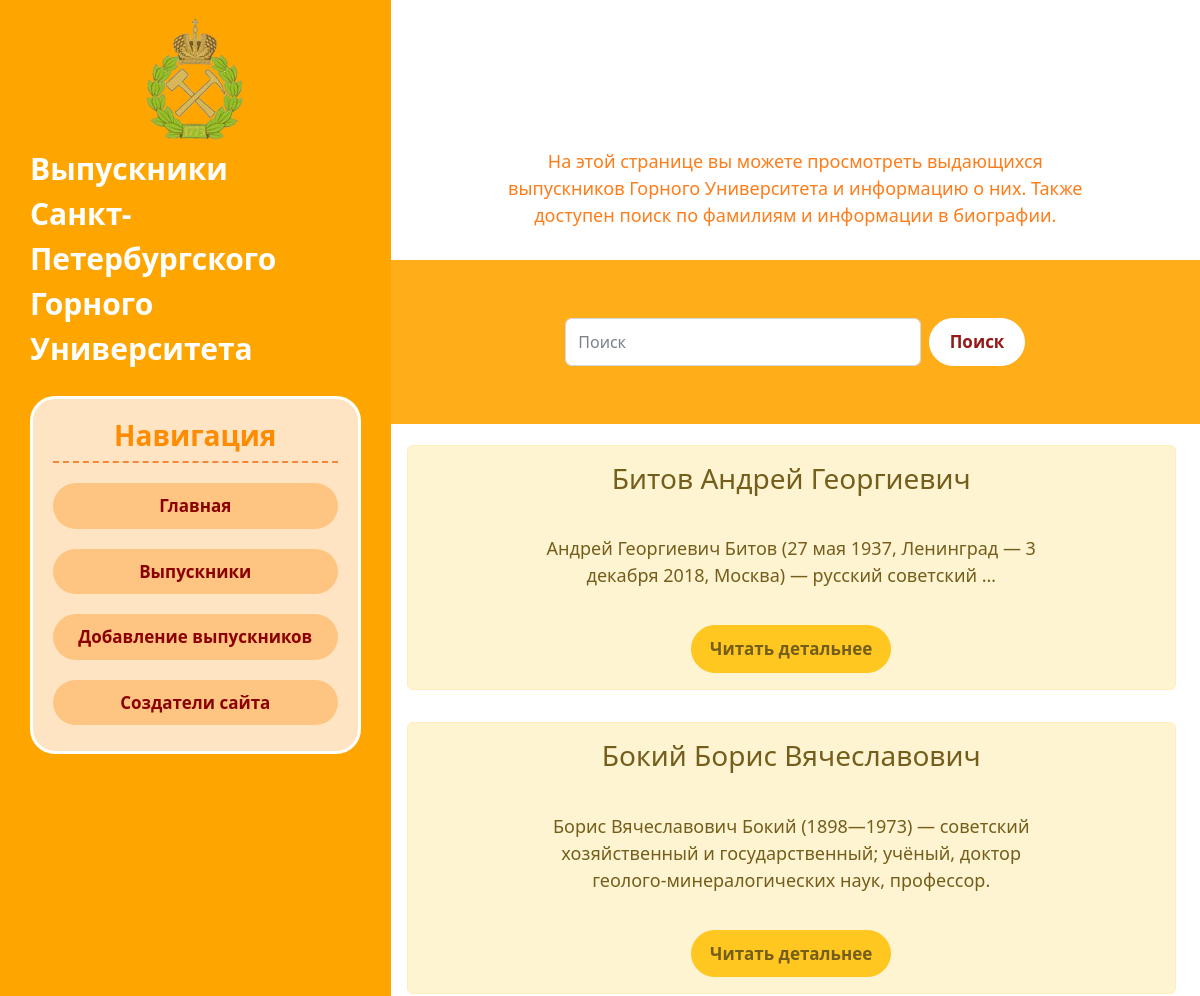
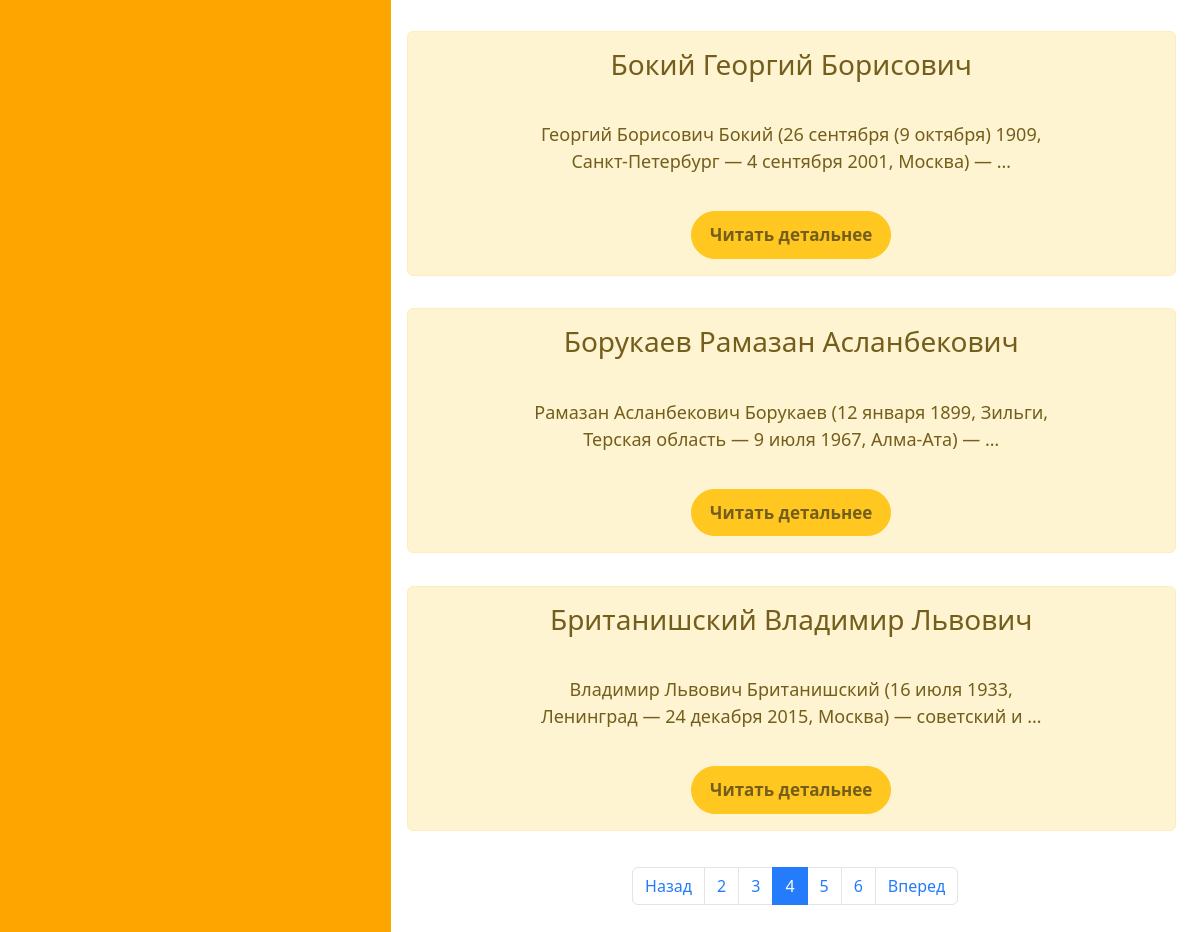
Page /columns_list/?page=4 on the committed database (2 pictures, top to bottom).
### columns_list/models.py (models this page shows, shortened)
class Columns(models.Model):
    title = models.CharField('ФИО', max_length=100, db_index=True, unique=True)
    link = models.CharField('Ссылка', max_length=250)
    info = models.TextField('Краткая информация', db_index=True)
    photo = models.TextField('Фотография', db_index=True)
    class Meta:
        verbose_name = 'Выпускник'
        verbose_name_plural = 'Выпускники'
        ordering = ['title']

### columns_list/views.py (the view)
# urls.py: path('', views.columns_list_home, name='columns_list_home'),
def columns_list_home(request):
    search_query = request.GET.get('search', '')
    if search_query:
        cols = Columns.objects.filter(Q(title__icontains=search_query) | Q(info__icontains=search_query))
    else:
        cols = Columns.objects.order_by('title')
    paginator = Paginator(cols, 5)
    page_number = request.GET.get('page', 1)
    page = paginator.get_page(page_number)
    is_paginated = page.has_other_pages()
    if page.has_previous():
        prev_url = '?page={}'.format(page.previous_page_number())
    else:
        prev_url = ''
    if page.has_next():
        next_url = '?page={}'.format(page.next_page_number())
    else:
        next_url = ''
    context = {
        'page_object': page,
        'is_paginated': is_paginated,
        'next_url': next_url,
        'prev_url': prev_url
    }
    return render(request, 'columns_list/columns_list.html', context=context)

### columns_list/templates/columns_list/columns_list.html (shortened to what this page needs)
{% extends 'main_page/layout.html' %}
{% block content %}
    <div class="features" style="display: flex; flex-direction: column;">
        <p>На этой странице вы можете просмотреть выдающихся выпускников Горного Университета и информацию о них. Также
            доступен поиск по фамилиям и информации в биографии.</p>
        <nav class="navbar">
            <div class="container-fluid">
                <form class="d-flex" action="{% url 'columns_list_home' %}">
                    <input class="form-control me-2" type="search" placeholder="Поиск" aria-label="Search"
                           name="search">
                    <button class="btn btn-outline-success" type="submit">Поиск</button>
                </form>
            </div>
        </nav>
        <div class="pages">
            {% if page_object %}
                {% for el in page_object.object_list %}
                    <div class="alert alert-warning">
                        <h3>{{ el.title }}</h3>
                        <p>{{ el.info|truncatewords:15 }}</p>
                        <a href="{% url 'column_detail' el.id %}" class="btn btn-warning">Читать детальнее</a>
                    </div>
                {% endfor %}
            {% else %}
                <p>Выпускников не найдено</p>
            {% endif %}
        </div>
        {% if is_paginated %}
            <nav class="pagi" aria-label="...">
                <ul class="pagination">
                    <li class="page-item {% if not prev_url %} disabled {% endif %}">
                        <a class="page-link" href="{{ prev_url }}" tabindex="-1">Назад</a>
                    </li>
                    {% for n in page_object.paginator.page_range %}
                        {% if page_object.number == n %}
                            <li class="page-item active" aria-current="page">
                                <a class="page-link" href="?page={{ n }}">{{ n }}</a>
                            </li>
                        {% elif n > page_object.number|add:-3 and n < page_object.number|add:3 %}
                            <li class="page-item">
                                <a class="page-link" href="?page={{ n }}">{{ n }}</a>
                            </li>
                        {% endif %}
                    {% endfor %}
                    <li class="page-item {% if not next_url %} disabled {% endif %}">
                        <a class="page-link" href="{{ next_url }}" tabindex="-1">Вперед</a>
                    </li>
                </ul>
            </nav>
        {% endif %}
    </div>
{% endblock %}

### main_page/static/main_page/css/main.css (style rules this page uses)
body { display: flex; flex-direction: row; margin: 0; min-height: 100vh; }
main .features { float: left; color: rgb(255, 111, 0); margin-top: 100px; text-align: center; background-color: white; opacity: 0.9; padding-bottom: 50px; width: 100%; }
main .features p { text-align: center; font-size: large; padding: 20px 100px; margin-top: 20px; position: relative; vertical-align: top; text-decoration: none; }
.alert-warning { float: left; clear: both; width: 95%; margin: 2%; text-align: center; }
form { margin: 30px auto; padding: 20px; width: 500px; background-color: orange; border-radius: 25px; }
.navbar { background: orange; font-weight: bold; position: relative; top: -5px; }
.pagi { margin: 20px auto; }
.btn-outline-success { padding: 0; color:darkred; text-align: center; font-size: 17px; font-weight: bold; padding: 10px 10px; width: 120px; border-radius: 25px; border-color:#ffffff; background-color:#ffffff; -webkit-transition-duration: 0.4s; transition-duration: 0.4s; }
.btn-warning { padding: 0; color:#664d03; text-align: center; font-size: 17px; font-weight: bold; padding: 10px 10px; width: 200px; border-radius: 25px; background-color:#ffc107; -webkit-transition-duration: 0.4s; transition-duration: 0.4s; }

### rows in the picture
Columns: title "Битов Андрей Георгиевич", info "Андрей Георгиевич Битов (27 мая 1937, Ленинград — 3 декабря 2018, Москва) — русский советский …"
Columns: title "Бокий Борис Вячеславович", info "Борис Вячеславович Бокий (1898—1973) — советский хозяйственный и государственный; учёный, доктор геолого-минералогических наук, профессор."
Columns: title "Бокий Георгий Борисович", info "Георгий Борисович Бокий (26 сентября (9 октября) 1909, Санкт-Петербург — 4 сентября 2001, Москва) — …"
Columns: title "Борукаев Рамазан Асланбекович", info "Рамазан Асланбекович Борукаев (12 января 1899, Зильги, Терская область — 9 июля 1967, Алма-Ата) — …"
Columns: title "Британишский Владимир Львович", info "Владимир Львович Британишский (16 июля 1933, Ленинград — 24 декабря 2015, Москва) — советский и …"

### other values in the picture
{{ n }} "2" "3" "5" "6"
{{ n }} "4"
